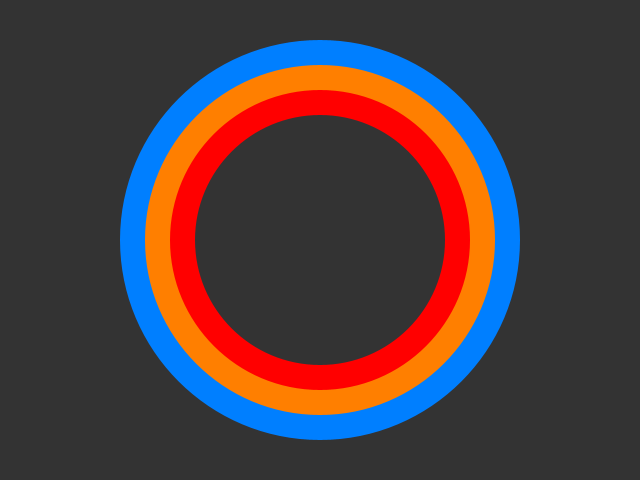
Frame 1 (no input)
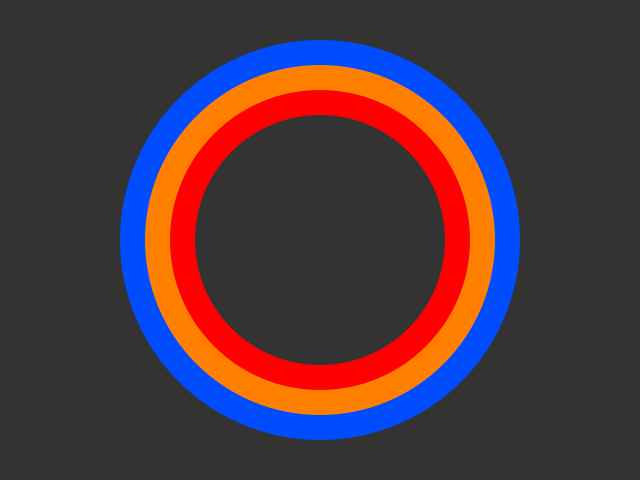
Frame 60 (the mouse pressed at the canvas centre just before this capture)
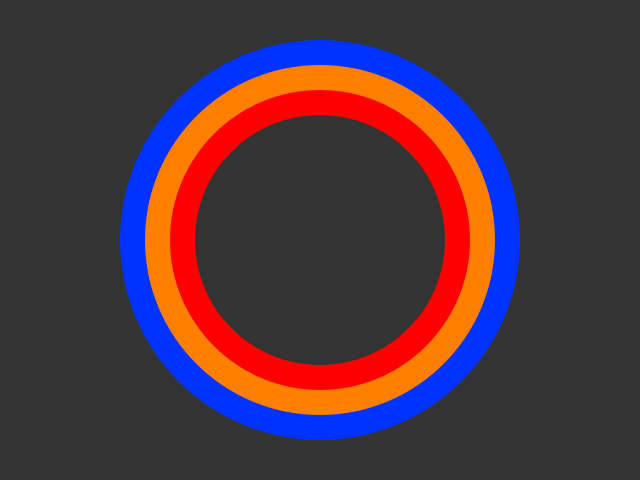
Frame 120 (the mouse held since frame 60 and released just before this capture)

The Processing sketch that drew these frames (run headless with seeded random() and noise(); from frame 60 on, the mouse is pressed at the canvas centre):

// Processing sketch: SketchColorClock
// ── SketchColorClock.pde
ColorClockCircle mHour;
ColorClockCircle mMinute;
ColorClockCircle mSecond;

void setup() {
  colorMode(HSB, 1.0, 1.0, 1.0);
  size(640, 480);
  noStroke();
  mHour = new ColorClockCircle(ColorClockCircle.TYPE_HOUR, 300);
  mMinute = new ColorClockCircle(ColorClockCircle.TYPE_MINUTE, 350);
  mSecond = new ColorClockCircle(ColorClockCircle.TYPE_SECOND, 400);
}

void draw() {
  background(0.0, 0.0, 0.2);
  mSecond.draw();
  mMinute.draw();
  mHour.draw();

  fill(0.0, 0.0, 0.2);
  ellipse(width / 2, height / 2, 250, 250);
}

class ColorClockCircle {
  final static int TYPE_HOUR = 0;
  final static int TYPE_MINUTE = 1;
  final static int TYPE_SECOND = 2;
  final static float TIME_BASE_HOUR = 24;
  final static float TIME_BASE_MIN_SEC = 60;
  final float mCircleDiameter;
  final int mType;

  float mTime = 0;

  ColorClockCircle(int pType, float pCircleDiameter) {
    mType = pType;
    mCircleDiameter = pCircleDiameter;
  }

  void draw() {
    switch(mType) {
    case TYPE_HOUR:
      mTime = hour();
      mTime /= TIME_BASE_HOUR;
      break;
    case TYPE_MINUTE:
      mTime = minute();
      mTime /= TIME_BASE_MIN_SEC;
      break;
    case TYPE_SECOND:
      mTime = second();
      mTime /= TIME_BASE_MIN_SEC;
      break;
    }
    fill(mTime, 1.0, 1.0);
    ellipse(width / 2, height / 2, mCircleDiameter, mCircleDiameter);
  }
}
